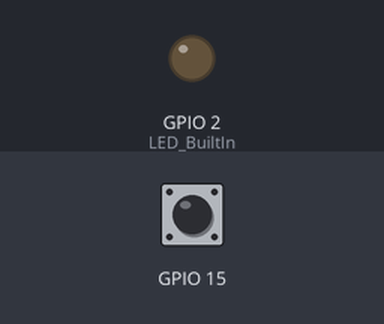
A sketch run on a simulated ESP32. On the bench: output pins drawn as LEDs (lit = HIGH). Dashed ring = blinking. The test bench sets the inputs (shaded band); at power-on: GPIO 15 HIGH. What the sketch prints to the serial monitor is not drawn.

Above: at 2.2 s.
2.3 s: GPIO 15 pulled LOW for 3.2 s
At 3.4 s:
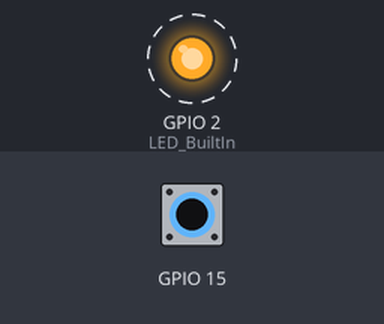
Timing chart, 0 to 6.5 s (numbered marks = the images above; inputs shaded):
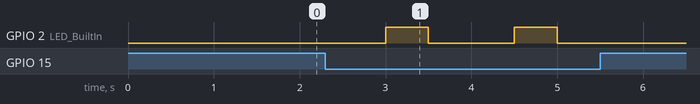

Measured:
- after the input at 2.3 s, GPIO 2 (LED_BuiltIn): alternates HIGH for 0.50 s and LOW for 1.0 s, 4 changes in all, then stays LOW, starting after 0.70 s

The sketch:

touch_sensor_ESP32.ino
```cpp
#define LED_BuiltIn 2
void setup() {
  // put your setup code here, to run once:
  pinMode(LED_BuiltIn,OUTPUT);
  Serial.begin(115200);
  delay(1000); // stop the execution for 1 sec
  Serial.println("ESP32 Touch sensor value");
}

void loop() {
  // put your main code here, to run repeatedly:
  Serial.println(touchRead(15));
  delay(1000);
  if (touchRead(15)<40)
  {
    digitalWrite(LED_BuiltIn,HIGH);
    delay(500);
    digitalWrite(LED_BuiltIn,LOW);
  }
}
```
